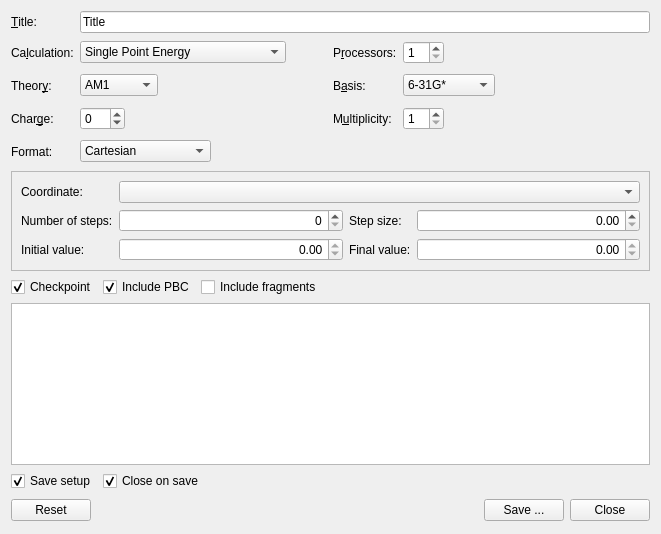
<?xml version="1.0" encoding="UTF-8"?>
<ui version="4.0">
 <class>GaussianInputExportTool</class>
 <widget class="QWidget" name="GaussianInputExportTool">
  <property name="geometry">
   <rect>
    <x>0</x>
    <y>0</y>
    <width>661</width>
    <height>534</height>
   </rect>
  </property>
  <property name="windowTitle">
   <string>Gaussian Input</string>
  </property>
  <layout class="QVBoxLayout" name="verticalLayout">
   <item>
    <widget class="QWidget" name="controlsW" native="true">
     <layout class="QGridLayout" name="gridLayout">
      <property name="leftMargin">
       <number>0</number>
      </property>
      <property name="topMargin">
       <number>0</number>
      </property>
      <property name="rightMargin">
       <number>0</number>
      </property>
      <property name="bottomMargin">
       <number>0</number>
      </property>
      <item row="2" column="1">
       <layout class="QHBoxLayout" name="horizontalLayout_2">
        <item>
         <widget class="QComboBox" name="theoryCB">
          <property name="currentIndex">
           <number>0</number>
          </property>
          <item>
           <property name="text">
            <string>AM1</string>
           </property>
          </item>
          <item>
           <property name="text">
            <string>PM3</string>
           </property>
          </item>
          <item>
           <property name="text">
            <string>PM6</string>
           </property>
          </item>
          <item>
           <property name="text">
            <string>HF</string>
           </property>
          </item>
          <item>
           <property name="text">
            <string>B3LYP</string>
           </property>
          </item>
          <item>
           <property name="text">
            <string>PBEPBE</string>
           </property>
          </item>
          <item>
           <property name="text">
            <string>MP2</string>
           </property>
          </item>
         </widget>
        </item>
        <item>
         <spacer name="horizontalSpacer_3">
          <property name="orientation">
           <enum>Qt::Horizontal</enum>
          </property>
          <property name="sizeHint" stdset="0">
           <size>
            <width>58</width>
            <height>27</height>
           </size>
          </property>
         </spacer>
        </item>
       </layout>
      </item>
      <item row="1" column="3">
       <layout class="QHBoxLayout" name="horizontalLayout_5">
        <item>
         <widget class="QSpinBox" name="procSB">
          <property name="minimum">
           <number>1</number>
          </property>
          <property name="value">
           <number>1</number>
          </property>
         </widget>
        </item>
        <item>
         <spacer name="horizontalSpacer_5">
          <property name="orientation">
           <enum>Qt::Horizontal</enum>
          </property>
          <property name="sizeHint" stdset="0">
           <size>
            <width>58</width>
            <height>26</height>
           </size>
          </property>
         </spacer>
        </item>
       </layout>
      </item>
      <item row="3" column="3">
       <layout class="QHBoxLayout" name="horizontalLayout_7">
        <item>
         <widget class="QSpinBox" name="multiplicitySB">
          <property name="minimum">
           <number>1</number>
          </property>
          <property name="value">
           <number>1</number>
          </property>
         </widget>
        </item>
        <item>
         <spacer name="horizontalSpacer_7">
          <property name="orientation">
           <enum>Qt::Horizontal</enum>
          </property>
          <property name="sizeHint" stdset="0">
           <size>
            <width>58</width>
            <height>26</height>
           </size>
          </property>
         </spacer>
        </item>
       </layout>
      </item>
      <item row="3" column="2">
       <widget class="QLabel" name="label_6">
        <property name="text">
         <string>M&amp;ultiplicity:</string>
        </property>
        <property name="buddy">
         <cstring>multiplicitySB</cstring>
        </property>
       </widget>
      </item>
      <item row="4" column="0">
       <widget class="QLabel" name="label_10">
        <property name="text">
         <string>Format:</string>
        </property>
        <property name="buddy">
         <cstring>coordCB</cstring>
        </property>
       </widget>
      </item>
      <item row="2" column="0">
       <widget class="QLabel" name="label_2">
        <property name="text">
         <string>Theor&amp;y:</string>
        </property>
        <property name="buddy">
         <cstring>theoryCB</cstring>
        </property>
       </widget>
      </item>
      <item row="3" column="0">
       <widget class="QLabel" name="label_3">
        <property name="text">
         <string>Char&amp;ge:</string>
        </property>
        <property name="buddy">
         <cstring>chargeSB</cstring>
        </property>
       </widget>
      </item>
      <item row="2" column="3">
       <layout class="QHBoxLayout" name="horizontalLayout_6">
        <item>
         <widget class="QComboBox" name="basisCB">
          <property name="accessibleDescription">
           <string notr="true"/>
          </property>
          <property name="currentIndex">
           <number>0</number>
          </property>
          <item>
           <property name="text">
            <string>6-31G*</string>
           </property>
          </item>
          <item>
           <property name="text">
            <string>6-31G**</string>
           </property>
          </item>
          <item>
           <property name="text">
            <string>6-31+G**</string>
           </property>
          </item>
          <item>
           <property name="text">
            <string>def2SVP</string>
           </property>
          </item>
          <item>
           <property name="text">
            <string>def2TZVPP</string>
           </property>
          </item>
         </widget>
        </item>
        <item>
         <spacer name="horizontalSpacer_6">
          <property name="orientation">
           <enum>Qt::Horizontal</enum>
          </property>
          <property name="sizeHint" stdset="0">
           <size>
            <width>58</width>
            <height>26</height>
           </size>
          </property>
         </spacer>
        </item>
       </layout>
      </item>
      <item row="4" column="1">
       <layout class="QHBoxLayout" name="horizontalLayout_9">
        <item>
         <widget class="QComboBox" name="coordCB">
          <property name="enabled">
           <bool>true</bool>
          </property>
          <property name="currentIndex">
           <number>0</number>
          </property>
          <item>
           <property name="text">
            <string>Cartesian</string>
           </property>
          </item>
          <item>
           <property name="text">
            <string>Z-matrix</string>
           </property>
          </item>
          <item>
           <property name="text">
            <string>Z-matrix (compact)</string>
           </property>
          </item>
         </widget>
        </item>
        <item>
         <spacer name="horizontalSpacer_10">
          <property name="orientation">
           <enum>Qt::Horizontal</enum>
          </property>
          <property name="sizeHint" stdset="0">
           <size>
            <width>18</width>
            <height>27</height>
           </size>
          </property>
         </spacer>
        </item>
       </layout>
      </item>
      <item row="1" column="2">
       <widget class="QLabel" name="label_4">
        <property name="text">
         <string>P&amp;rocessors:</string>
        </property>
        <property name="buddy">
         <cstring>procSB</cstring>
        </property>
       </widget>
      </item>
      <item row="0" column="0">
       <widget class="QLabel" name="label_7">
        <property name="text">
         <string>&amp;Title:</string>
        </property>
        <property name="buddy">
         <cstring>titleLE</cstring>
        </property>
       </widget>
      </item>
      <item row="1" column="0">
       <widget class="QLabel" name="label">
        <property name="text">
         <string>Ca&amp;lculation:</string>
        </property>
        <property name="buddy">
         <cstring>calculationCB</cstring>
        </property>
       </widget>
      </item>
      <item row="3" column="1">
       <layout class="QHBoxLayout" name="horizontalLayout_4">
        <item>
         <widget class="QSpinBox" name="chargeSB">
          <property name="minimum">
           <number>-99</number>
          </property>
          <property name="value">
           <number>0</number>
          </property>
         </widget>
        </item>
        <item>
         <spacer name="horizontalSpacer_4">
          <property name="orientation">
           <enum>Qt::Horizontal</enum>
          </property>
          <property name="sizeHint" stdset="0">
           <size>
            <width>58</width>
            <height>27</height>
           </size>
          </property>
         </spacer>
        </item>
       </layout>
      </item>
      <item row="1" column="1">
       <layout class="QHBoxLayout" name="horizontalLayout">
        <item>
         <widget class="QComboBox" name="calculationCB">
          <property name="currentIndex">
           <number>0</number>
          </property>
          <item>
           <property name="text">
            <string>Single Point Energy</string>
           </property>
          </item>
          <item>
           <property name="text">
            <string>Geometry Optimization</string>
           </property>
          </item>
          <item>
           <property name="text">
            <string>Transition Structure Optimization</string>
           </property>
          </item>
          <item>
           <property name="text">
            <string>Frequencies</string>
           </property>
          </item>
          <item>
           <property name="text">
            <string>Single Coordinate Driving</string>
           </property>
          </item>
          <item>
           <property name="text">
            <string>ESP Calculation</string>
           </property>
          </item>
         </widget>
        </item>
        <item>
         <spacer name="horizontalSpacer_2">
          <property name="orientation">
           <enum>Qt::Horizontal</enum>
          </property>
          <property name="sizeHint" stdset="0">
           <size>
            <width>18</width>
            <height>27</height>
           </size>
          </property>
         </spacer>
        </item>
       </layout>
      </item>
      <item row="2" column="2">
       <widget class="QLabel" name="label_5">
        <property name="text">
         <string>B&amp;asis:</string>
        </property>
        <property name="buddy">
         <cstring>basisCB</cstring>
        </property>
       </widget>
      </item>
      <item row="0" column="1" colspan="3">
       <widget class="QLineEdit" name="titleLE">
        <property name="text">
         <string>Title</string>
        </property>
       </widget>
      </item>
      <item row="5" column="0" colspan="4">
       <widget class="QFrame" name="modSetupFR">
        <property name="frameShape">
         <enum>QFrame::StyledPanel</enum>
        </property>
        <property name="frameShadow">
         <enum>QFrame::Raised</enum>
        </property>
        <layout class="QGridLayout" name="gridLayout_2">
         <item row="2" column="1">
          <widget class="QQuantitySpinBox" name="initialValueSB">
           <property name="alignment">
            <set>Qt::AlignRight|Qt::AlignTrailing|Qt::AlignVCenter</set>
           </property>
           <property name="readOnly">
            <bool>true</bool>
           </property>
          </widget>
         </item>
         <item row="2" column="0">
          <widget class="QLabel" name="label_12">
           <property name="text">
            <string>Initial value:</string>
           </property>
          </widget>
         </item>
         <item row="1" column="2">
          <widget class="QLabel" name="label_11">
           <property name="text">
            <string>Step size:</string>
           </property>
          </widget>
         </item>
         <item row="1" column="0">
          <widget class="QLabel" name="label_9">
           <property name="text">
            <string>Number of steps:</string>
           </property>
          </widget>
         </item>
         <item row="0" column="0">
          <widget class="QLabel" name="label_8">
           <property name="text">
            <string>Coordinate:</string>
           </property>
          </widget>
         </item>
         <item row="1" column="1">
          <widget class="QSpinBox" name="numOfStepsSB">
           <property name="sizePolicy">
            <sizepolicy hsizetype="Expanding" vsizetype="Fixed">
             <horstretch>0</horstretch>
             <verstretch>0</verstretch>
            </sizepolicy>
           </property>
           <property name="alignment">
            <set>Qt::AlignRight|Qt::AlignTrailing|Qt::AlignVCenter</set>
           </property>
          </widget>
         </item>
         <item row="1" column="3">
          <widget class="QQuantitySpinBox" name="stepSizeSB">
           <property name="sizePolicy">
            <sizepolicy hsizetype="Expanding" vsizetype="Fixed">
             <horstretch>0</horstretch>
             <verstretch>0</verstretch>
            </sizepolicy>
           </property>
           <property name="alignment">
            <set>Qt::AlignRight|Qt::AlignTrailing|Qt::AlignVCenter</set>
           </property>
          </widget>
         </item>
         <item row="2" column="2">
          <widget class="QLabel" name="label_13">
           <property name="text">
            <string>Final value:</string>
           </property>
          </widget>
         </item>
         <item row="0" column="1" colspan="3">
          <widget class="QComboBox" name="coordinateCB">
           <property name="sizePolicy">
            <sizepolicy hsizetype="Expanding" vsizetype="Fixed">
             <horstretch>0</horstretch>
             <verstretch>0</verstretch>
            </sizepolicy>
           </property>
          </widget>
         </item>
         <item row="2" column="3">
          <widget class="QQuantitySpinBox" name="finalValueSB">
           <property name="alignment">
            <set>Qt::AlignRight|Qt::AlignTrailing|Qt::AlignVCenter</set>
           </property>
           <property name="readOnly">
            <bool>true</bool>
           </property>
          </widget>
         </item>
        </layout>
       </widget>
      </item>
     </layout>
    </widget>
   </item>
   <item>
    <layout class="QHBoxLayout" name="horizontalLayout_8">
     <item>
      <widget class="QCheckBox" name="checkpointCB">
       <property name="text">
        <string>Checkpoint</string>
       </property>
       <property name="checked">
        <bool>true</bool>
       </property>
      </widget>
     </item>
     <item>
      <widget class="QCheckBox" name="includePBCCB">
       <property name="text">
        <string>Include PBC</string>
       </property>
       <property name="checked">
        <bool>true</bool>
       </property>
      </widget>
     </item>
     <item>
      <widget class="QCheckBox" name="includeFragCB">
       <property name="text">
        <string>Include fragments</string>
       </property>
      </widget>
     </item>
     <item>
      <spacer name="horizontalSpacer_8">
       <property name="orientation">
        <enum>Qt::Horizontal</enum>
       </property>
       <property name="sizeHint" stdset="0">
        <size>
         <width>40</width>
         <height>20</height>
        </size>
       </property>
      </spacer>
     </item>
    </layout>
   </item>
   <item>
    <widget class="QTextEdit" name="previewText">
     <property name="enabled">
      <bool>true</bool>
     </property>
     <property name="font">
      <font>
       <family>Courier New</family>
      </font>
     </property>
     <property name="readOnly">
      <bool>false</bool>
     </property>
     <property name="acceptRichText">
      <bool>false</bool>
     </property>
    </widget>
   </item>
   <item>
    <layout class="QHBoxLayout" name="horizontalLayout_10">
     <item>
      <widget class="QCheckBox" name="saveSetupCB">
       <property name="text">
        <string>Save setup</string>
       </property>
       <property name="checked">
        <bool>true</bool>
       </property>
      </widget>
     </item>
     <item>
      <widget class="QCheckBox" name="closeOnSaveCB">
       <property name="text">
        <string>Close on save</string>
       </property>
       <property name="checked">
        <bool>true</bool>
       </property>
      </widget>
     </item>
     <item>
      <spacer name="horizontalSpacer_9">
       <property name="orientation">
        <enum>Qt::Horizontal</enum>
       </property>
       <property name="sizeHint" stdset="0">
        <size>
         <width>40</width>
         <height>20</height>
        </size>
       </property>
      </spacer>
     </item>
    </layout>
   </item>
   <item>
    <layout class="QHBoxLayout" name="horizontalLayout_3">
     <property name="sizeConstraint">
      <enum>QLayout::SetFixedSize</enum>
     </property>
     <item>
      <widget class="QPushButton" name="resetButton">
       <property name="text">
        <string>Reset</string>
       </property>
      </widget>
     </item>
     <item>
      <spacer name="horizontalSpacer">
       <property name="orientation">
        <enum>Qt::Horizontal</enum>
       </property>
       <property name="sizeHint" stdset="0">
        <size>
         <width>48</width>
         <height>26</height>
        </size>
       </property>
      </spacer>
     </item>
     <item>
      <widget class="QPushButton" name="saveButton">
       <property name="text">
        <string>Save ...</string>
       </property>
      </widget>
     </item>
     <item>
      <widget class="QPushButton" name="closeButton">
       <property name="text">
        <string>Close</string>
       </property>
      </widget>
     </item>
    </layout>
   </item>
  </layout>
 </widget>
 <customwidgets>
  <customwidget>
   <class>QQuantitySpinBox</class>
   <extends>QDoubleSpinBox</extends>
   <header location="global">QuantitySpinBox.hpp</header>
  </customwidget>
 </customwidgets>
 <tabstops>
  <tabstop>titleLE</tabstop>
  <tabstop>calculationCB</tabstop>
  <tabstop>procSB</tabstop>
  <tabstop>theoryCB</tabstop>
  <tabstop>basisCB</tabstop>
  <tabstop>chargeSB</tabstop>
  <tabstop>multiplicitySB</tabstop>
  <tabstop>coordCB</tabstop>
  <tabstop>previewText</tabstop>
  <tabstop>saveButton</tabstop>
  <tabstop>closeButton</tabstop>
  <tabstop>resetButton</tabstop>
 </tabstops>
 <resources/>
 <connections>
  <connection>
   <sender>closeButton</sender>
   <signal>clicked()</signal>
   <receiver>GaussianInputExportTool</receiver>
   <slot>close()</slot>
   <hints>
    <hint type="sourcelabel">
     <x>451</x>
     <y>411</y>
    </hint>
    <hint type="destinationlabel">
     <x>258</x>
     <y>243</y>
    </hint>
   </hints>
  </connection>
 </connections>
</ui>
